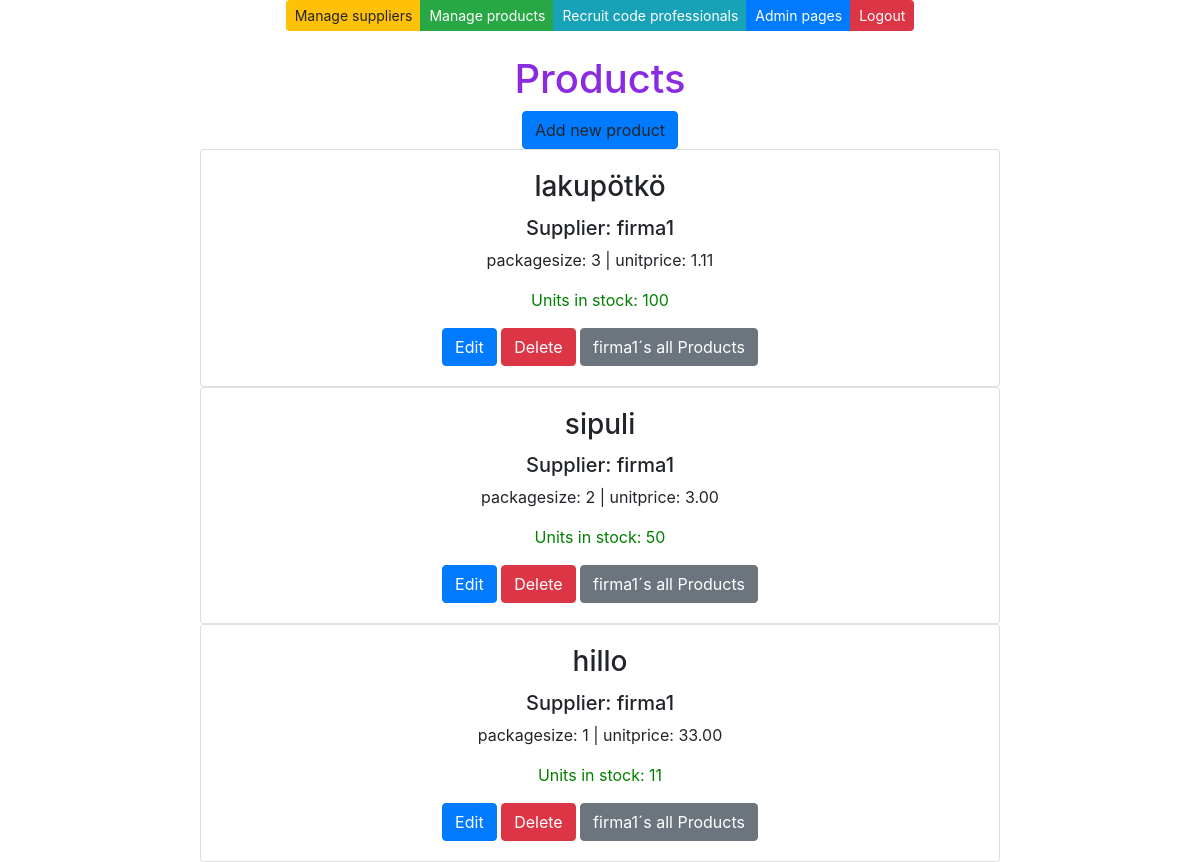
Screenshot of /products/ (signed in) with the database file from the repository.
### app/models.py (models this page shows, shortened)
class Product(models.Model):
    productname = models.CharField(max_length = 20, default = "laku")
    packagesize = models.CharField(max_length = 20, default = 3)
    unitprice = models.DecimalField(max_digits=8, decimal_places=2, default=1.00)
    unitsinstock = models.IntegerField(default = 3)
    supplier = models.ForeignKey(Supplier, on_delete=models.CASCADE)

class Supplier(models.Model):
    companyname = models.CharField(max_length = 50, default="firma")
    contactname = models.CharField(max_length = 50, default="firma")
    address = models.CharField(max_length = 100, default="firma")
    phone = models.CharField(max_length = 20, default="firma")
    email = models.CharField(max_length = 50, default="firma")
    country = models.CharField(max_length = 50, default="firma")

### app/views.py (the view)
# urls.py: path('products/', productlistview),
def productlistview(request):
    if not request.user.is_authenticated:
        return render(request, 'loginpage.html')
    else:
        productlist = Product.objects.all()
        supplierlist = Supplier.objects.all()
        context = {'products': productlist, 'suppliers': supplierlist}
        return render (request,"productlist.html",context)

### app/templates/productlist.html (shortened to what this page needs)
{% extends 'index.html' %}
{% block content %}
<br />
<br />
<h1>Products</h1>
<a onclick="showaddform()" class="btn btn-primary">Add new product</a>
{% for p in products %}
<div class="card" style="width: 50rem;">
    <div class="card-body">
        <h3 class="card-title">{{p.productname}} </h3>
        <h5 class="card-text">Supplier: {{p.supplier.companyname}}</h5>
        <p class="card-text">packagesize: {{p.packagesize}} | unitprice: {{p.unitprice}}</p>
        <p class="card-text" style="color: green;">Units in stock: {{p.unitsinstock}}</p>
        <a href="/edit-product-get/{{p.id}}/" class="btn btn-primary">Edit</a>
        <a href="/confirm-delete-product/{{p.id}}/" class="btn btn-danger">Delete</a>
        <a href="/products-by-supplier/{{p.supplier.id}}/" class="btn btn-secondary">{{p.supplier.companyname}}´s all
            Products</a>
    </div>
</div>
{% empty %}
<div class="card" style="width: 50rem;">
    <div class="card-body">
        <p class="card-text">No products found in the database </p>
    </div>
</div>
{%endfor%}
{% endblock %}

### app/static/style.css (style rules this page uses)
h1 { color: blueviolet; }

### rows the page displays
Product: productname "lakupötkö", supplier.companyname "firma1", packagesize "3", unitprice "1.11", unitsinstock "100"
Product: productname "sipuli", supplier.companyname "firma1", packagesize "2", unitprice "3.00", unitsinstock "50"
Product: productname "hillo", supplier.companyname "firma1", packagesize "1", unitprice "33.00", unitsinstock "11"
